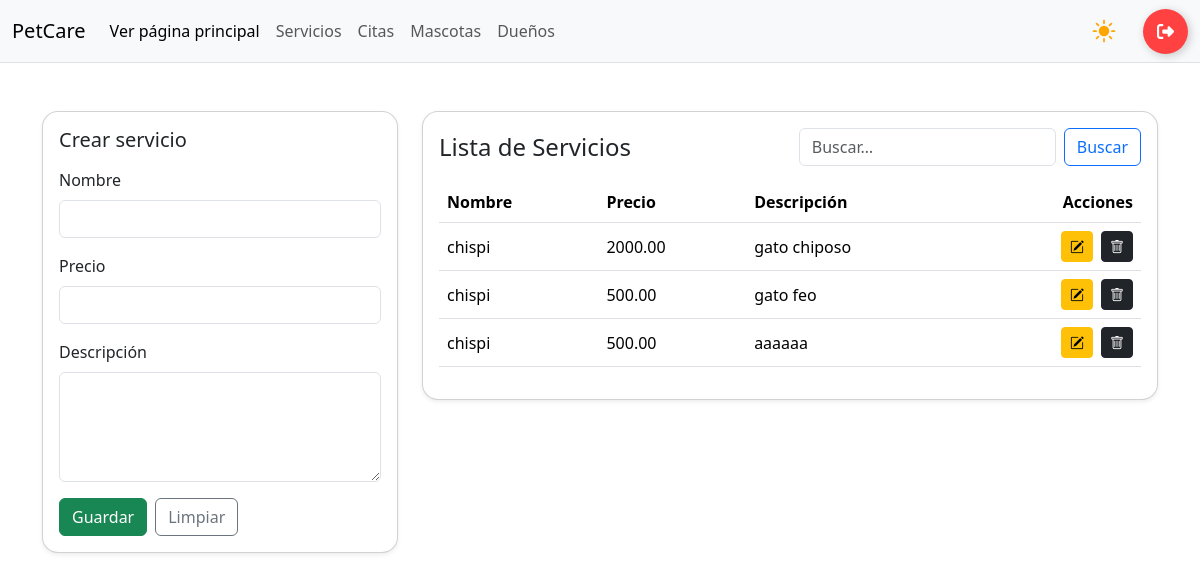
Before: /servicios/ (signed in) with the older database file.
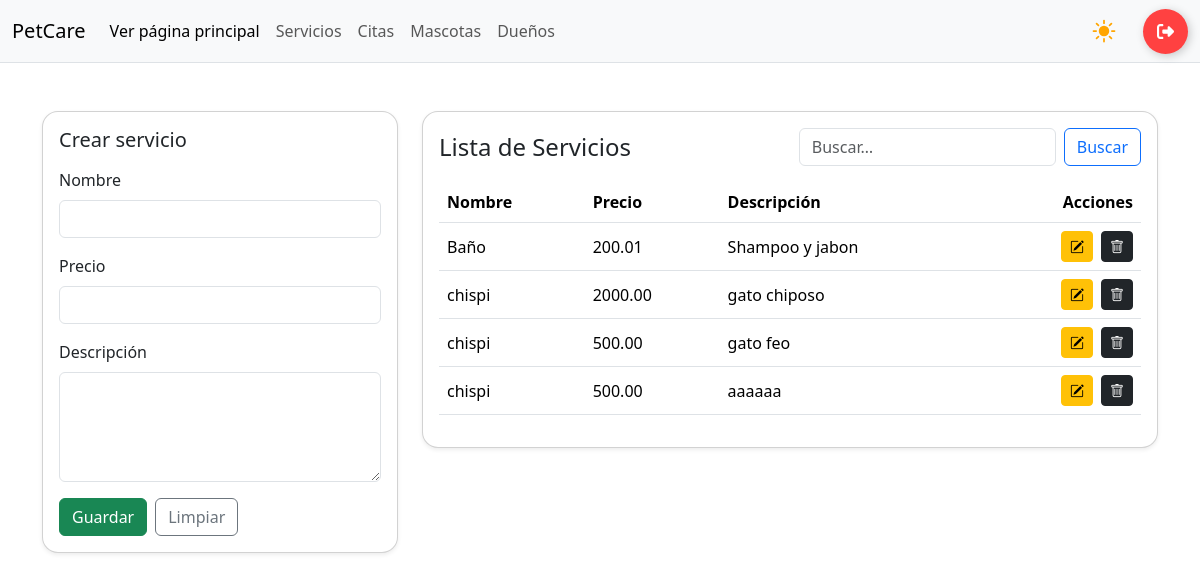
After: the same page with the newer database file.
### app/models.py (models this page shows, shortened)
class SERVICIO(models.Model):
    nombre = models.CharField(max_length=100)
    precio = models.DecimalField(max_digits=10, decimal_places=2)
    descripcion = models.TextField(blank=True, null= True)

### app/views.py (the view, shortened to what this page needs)
# urls.py: path('servicios/', views.servicios_panel, name='servicios'), # Panel o dashboard
@login_required
def servicios_panel(request, id=None):
    servicio = get_object_or_404(SERVICIO, id=id) if id else None
    servicios = SERVICIO.objects.all().order_by("nombre")
    ctx = {"servicios": servicios, "servicio": servicio, "editando": bool(servicio)}
    return render(request, "servicios.html", ctx)

### app/templates/servicios.html (shortened to what the changed rows need)
{% load static %}
<!DOCTYPE html>
<html lang="es">
<head>
    {% include 'referencias.html' %}
    <link rel="stylesheet" href="{% static 'css/panel.css' %}">
</head>
<body>
    {% include 'navbar-panel.html' %}
    <main class="container mt-5">
        <div class="row g-4">
            <div class="col-12 col-lg-8">
                <div class="card shadow-sm rounded-4">
                    <div class="card-body">
                        <table class="table table-hover align-middle">
                            <thead>
                                <tr>
                                    <th>Nombre</th>
                                    <th>Precio</th>
                                    <th>Descripción</th>
                                    <th class="text-end">Acciones</th>
                                </tr>
                            </thead>
                            <tbody>
                                {% for servicio in servicios %}
                                <tr>
                                    <td>{{ servicio.nombre }}</td>
                                    <td>{{ servicio.precio }}</td>
                                    <td>{{ servicio.descripcion }}</td>
                                    <td class="text-end">
                                        <div class="d-inline-flex gap-2">
                                            <a class="btn btn-warning btn-sm"
                                                href="{% url 'servicios_edit' servicio.id %}">
                                                <i class="bi bi-pencil-square"></i>
                                            </a>
                                            <a class="btn btn-dark btn-sm" href="{% url 'eliminar' servicio.id %}"
                                                onclick="return confirm('¿Eliminar este servicio?')">
                                                <i class="bi bi-trash"></i>
                                            </a>
                                        </div>
                                    </td>
                                </tr>
                                {% empty %}
                                <tr>
                                    <td colspan="4" class="text-center text-muted">Sin información disponible</td>
                                </tr>
                                {% endfor %}
                            </tbody>
                        </table>
                    </div>
                </div>
            </div>
        </div>
    </main>
</body>
</html>

Changed rows visible on the page:
added SERVICIO: nombre "Baño", precio "200.01", descripcion "Shampoo y jabon"
